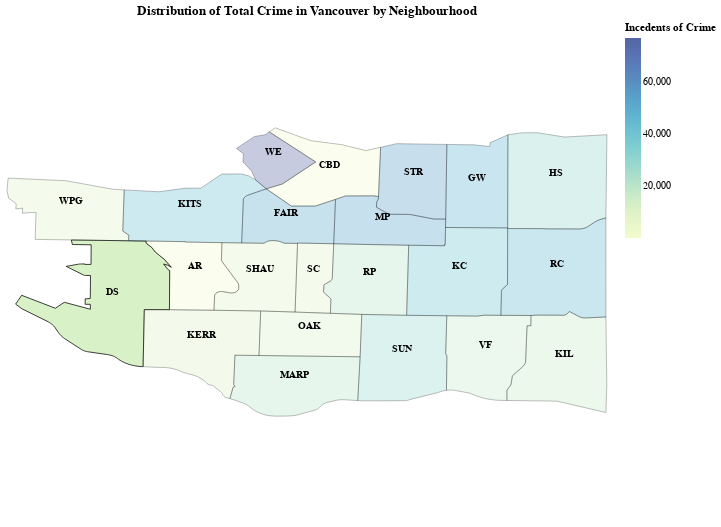

The notebook cell this image was saved under:
### Code cell
df = crime_data['Neighbourhood'].value_counts()
df = df.to_frame()
df = df.rename(columns={"Neighbourhood": "count"})
df = df.rename_axis('Neighbourhood').reset_index()
gdf = gpd.read_file(vancouver_url)

gdf = gdf.rename(columns={'name': 'Neighbourhood'})
gdf = gdf.merge(df, on='Neighbourhood')
neighbours = gdf['Neighbourhood'].unique() # get unique field values

selectNeighbourhood = alt.selection_single(
    name='Select', # name the selection 'Select'
    fields=['Neighbourhood'], # limit selection to the Major_Genre field
    init={'Neighbourhood': neighbours[0]}, # use first genre entry as initial value
    bind=alt.binding_select(options=neighbours) # bind to a menu of unique genre values
)
gdf_projected = gdf.to_crs("EPSG:32610")  # You can replace EPSG:32610 with an appropriate EPSG code for your area
gdf_projected["centroid"] = gdf_projected["geometry"].centroid
gdf_projected["centroid"] = gdf_projected["centroid"].to_crs(gdf.crs)
gdf["centroid_lng"] = gdf_projected["centroid"].apply(lambda point: point.x)
gdf["centroid_lat"] = gdf_projected["centroid"].apply(lambda point: point.y)


data  = alt.InlineData(values = gdf.__geo_interface__, #geopandas to geojson
                       # root object type is "FeatureCollection" but we need its features
                       format = alt.DataFormat(property='features',type='json')) 
data


base = alt.Chart(data).mark_geoshape(
    stroke='black',
    strokeWidth=1
).add_selection(
    selectNeighbourhood
).encode(
    color=alt.Color("properties.count:Q", title='Incedents of Crime'),
    tooltip=[
        alt.Tooltip('properties.Neighbourhood:N', title='Neighbourhood'),
        alt.Tooltip('properties.count:Q', title='Incedents of Crime')
    ],
    opacity=alt.condition(selectNeighbourhood, alt.value(0.75), alt.value(0.25), legend=None)
).transform_calculate(
    Neighbourhood='datum.properties.Neighbourhood'
).project(
    type='identity', reflectY=True
)


text_chart = alt.Chart(data).mark_text(
    align='center',
    baseline='middle',
    fontSize=10,
    fontWeight="bold",
    dy=-8  # Adjust the y-offset of the text labels if necessary
).encode(
    longitude='properties.centroid_lng:Q',
    latitude='properties.centroid_lat:Q',
    text='properties.mapid:N',  # Use the 'mapid' column for text
    tooltip=[
        alt.Tooltip('properties.Neighbourhood:N', title='Neighbourhood'),
        alt.Tooltip('properties.count:Q', title='Incedents of Crime')
    ]
)
map_with_mapid = base + text_chart
map_with_mapid = map_with_mapid.properties(
    height=500,
    width=600,
    title="Distribution of Total Crime in Vancouver by Neighbourhood"
)
map_with_mapid

### Figure 1 — Vega-Lite specification as saved in the notebook (floating-point values rounded to 4 significant figures; data arrays with more than 128 entries replaced by an {"elided": "..."} marker saying what was removed)
{"config": {"view": {"continuousWidth": 400, "continuousHeight": 300}}, "layer": [{"mark": {"type": "geoshape", "stroke": "black", "strokeWidth": 1}, "encoding": {"color": {"field": "properties.count", "title": "Incedents of Crime", "type": "quantitative"}, "opacity": {"condition": {"value": 0.75, "selection": "Select"}, "value": 0.25}, "tooltip": [{"field": "properties.Neighbourhood", "title": "Neighbourhood", "type": "nominal"}, {"field": "properties.count", "title": "Incedents of Crime", "type": "quantitative"}]}, "projection": {"reflectY": true, "type": "identity"}, "selection": {"Select": {"type": "single", "fields": ["Neighbourhood"], "init": {"Neighbourhood": "Dunbar-Southlands"}, "bind": {"input": "select", "options": ["Dunbar-Southlands", "Kerrisdale", "Killarney", "Kitsilano", "South Cambie", "Victoria-Fraserview", "Arbutus-Ridge", "Downtown", "Fairview", "Grandview-Woodland", "Hastings-Sunrise", "Marpole", "Riley Park", "Shaughnessy", "Strathcona", "West End", "Kensington-Cedar Cottage", "Mount Pleasant", "Oakridge", "Renfrew-Collingwood", "Sunset", "West Point Grey"]}}}, "transform": [{"calculate": "datum.properties.Neighbourhood", "as": "Neighbourhood"}]}, {"mark": {"type": "text", "align": "center", "baseline": "middle", "dy": -8, "fontSize": 10, "fontWeight": "bold"}, "encoding": {"latitude": {"field": "properties.centroid_lat", "type": "quantitative"}, "longitude": {"field": "properties.centroid_lng", "type": "quantitative"}, "text": {"field": "properties.mapid", "type": "nominal"}, "tooltip": [{"field": "properties.Neighbourhood", "title": "Neighbourhood", "type": "nominal"}, {"field": "properties.count", "title": "Incedents of Crime", "type": "quantitative"}]}}], "data": {"name": "data-9b1b7a42ce228ba430784762a3506f59", "format": {"property": "features", "type": "json"}}, "height": 500, "title": "Distribution of Total Crime in Vancouver by Neighbourhood", "width": 600, "$schema": "https://vega.github.io/schema/vega-lite/v4.17.0.json", "datasets": {"data-9b1b7a42ce228ba430784762a3506f59": {"type": "FeatureCollection", "features": [{"id": "0", "type": "Feature", "properties": {"Neighbourhood": "Dunbar-Southlands", "mapid": "DS", "count": 11198, "centroid_lng": -123.2, "centroid_lat": 49.24}, "geometry": {"type": "Polygon", "coordinates": {"elided": "1x111x2 float values"}}, "bbox": [-123.2, 49.22, -123.2, 49.26]}, {"id": "1", "type": "Feature", "properties": {"Neighbourhood": "Kerrisdale", "mapid": "KERR", "count": 11234, "centroid_lng": -123.2, "centroid_lat": 49.22}, "geometry": {"type": "Polygon", "coordinates": {"elided": "1x102x2 float values"}}, "bbox": [-123.2, 49.2, -123.1, 49.23]}, {"id": "2", "type": "Feature", "properties": {"Neighbourhood": "Killarney", "mapid": "KIL", "count": 16195, "centroid_lng": -123.0, "centroid_lat": 49.22}, "geometry": {"type": "Polygon", "coordinates": {"elided": "1x85x2 float values"}}, "bbox": [-123.1, 49.2, -123.0, 49.23]}, {"id": "3", "type": "Feature", "properties": {"Neighbourhood": "Kitsilano", "mapid": "KITS", "count": 41978, "centroid_lng": -123.2, "centroid_lat": 49.27}, "geometry": {"type": "Polygon", "coordinates": [[[-123.1, 49.28], [-123.1, 49.27], [-123.1, 49.27], [-123.1, 49.27], [-123.1, 49.27], [-123.1, 49.27], [-123.1, 49.27], [-123.1, 49.27], [-123.1, 49.27], [-123.1, 49.27], [-123.1, 49.27], [-123.1, 49.27], [-123.1, 49.27], [-123.1, 49.27], [-123.1, 49.27], [-123.1, 49.27], [-123.1, 49.27], [-123.1, 49.27], [-123.1, 49.26], [-123.2, 49.26], [-123.2, 49.26], [-123.2, 49.26], [-123.2, 49.26], [-123.2, 49.26], [-123.2, 49.27], [-123.2, 49.27], [-123.2, 49.28], [-123.2, 49.28], [-123.2, 49.28], [-123.1, 49.28], [-123.1, 49.28], [-123.1, 49.28], [-123.1, 49.28]]]}, "bbox": [-123.2, 49.26, -123.1, 49.28]}, {"id": "4", "type": "Feature", "properties": {"Neighbourhood": "South Cambie", "mapid": "SC", "count": 8676, "centroid_lng": -123.1, "centroid_lat": 49.25}, "geometry": {"type": "Polygon", "coordinates": [[[-123.1, 49.24], [-123.1, 49.23], [-123.1, 49.23], [-123.1, 49.26], [-123.1, 49.26], [-123.1, 49.26], [-123.1, 49.25], [-123.1, 49.25], [-123.1, 49.25], [-123.1, 49.25], [-123.1, 49.24], [-123.1, 49.24], [-123.1, 49.24], [-123.1, 49.24], [-123.1, 49.24], [-123.1, 49.24], [-123.1, 49.24], [-123.1, 49.24], [-123.1, 49.24], [-123.1, 49.24], [-123.1, 49.24], [-123.1, 49.24], [-123.1, 49.24], [-123.1, 49.24], [-123.1, 49.24], [-123.1, 49.24], [-123.1, 49.24], [-123.1, 49.24], [-123.1, 49.24], [-123.1, 49.24], [-123.1, 49.24], [-123.1, 49.24], [-123.1, 49.24], [-123.1, 49.24], [-123.1, 49.24], [-123.1, 49.24], [-123.1, 49.24], [-123.1, 49.24], [-123.1, 49.24], [-123.1, 49.24], [-123.1, 49.24], [-123.1, 49.24], [-123.1, 49.24], [-123.1, 49.24], [-123.1, 49.24], [-123.1, 49.24], [-123.1, 49.24], [-123.1, 49.24], [-123.1, 49.24], [-123.1, 49.24], [-123.1, 49.24], [-123.1, 49.24], [-123.1, 49.24], [-123.1, 49.24], [-123.1, 49.24], [-123.1, 49.24], [-123.1, 49.24], [-123.1, 49.24], [-123.1, 49.24], [-123.1, 49.24], [-123.1, 49.24]]]}, "bbox": [-123.1, 49.23, -123.1, 49.26]}, {"id": "5", "type": "Feature", "properties": {"Neighbourhood": "Victoria-Fraserview", "mapid": "VF", "count": 17232, "centroid_lng": -123.1, "centroid_lat": 49.22}, "geometry": {"type": "Polygon", "coordinates": {"elided": "1x70x2 float values"}}, "bbox": [-123.1, 49.2, -123.0, 49.23]}, {"id": "6", "type": "Feature", "properties": {"Neighbourhood": "Arbutus-Ridge", "mapid": "AR", "count": 1, "centroid_lng": -123.2, "centroid_lat": 49.25}, "geometry": {"type": "Polygon", "coordinates": {"elided": "1x107x2 float values"}}, "bbox": [-123.2, 49.23, -123.1, 49.26]}, {"id": "7", "type": "Feature", "properties": {"Neighbourhood": "Downtown", "mapid": "CBD", "count": 1, "centroid_lng": -123.1, "centroid_lat": 49.28}, "geometry": {"type": "Polygon", "coordinates": [[[-123.1, 49.29], [-123.1, 49.29], [-123.1, 49.29], [-123.1, 49.27], [-123.1, 49.27], [-123.1, 49.27], [-123.1, 49.27], [-123.1, 49.27], [-123.1, 49.27], [-123.1, 49.28], [-123.1, 49.28], [-123.1, 49.28], [-123.1, 49.29], [-123.1, 49.3], [-123.1, 49.29], [-123.1, 49.29]]]}, "bbox": [-123.1, 49.27, -123.1, 49.3]}, {"id": "8", "type": "Feature", "properties": {"Neighbourhood": "Fairview", "mapid": "FAIR", "count": 52482, "centroid_lng": -123.1, "centroid_lat": 49.26}, "geometry": {"type": "Polygon", "coordinates": [[[-123.1, 49.26], [-123.1, 49.27], [-123.1, 49.27], [-123.1, 49.27], [-123.1, 49.27], [-123.1, 49.27], [-123.1, 49.27], [-123.1, 49.27], [-123.1, 49.27], [-123.1, 49.27], [-123.1, 49.27], [-123.1, 49.27], [-123.1, 49.27], [-123.1, 49.27], [-123.1, 49.27], [-123.1, 49.27], [-123.1, 49.27], [-123.1, 49.27], [-123.1, 49.28], [-123.1, 49.27], [-123.1, 49.27], [-123.1, 49.27], [-123.1, 49.26], [-123.1, 49.26], [-123.1, 49.26], [-123.1, 49.26], [-123.1, 49.26], [-123.1, 49.26], [-123.1, 49.26], [-123.1, 49.26], [-123.1, 49.26], [-123.1, 49.26], [-123.1, 49.26], [-123.1, 49.26], [-123.1, 49.26], [-123.1, 49.26], [-123.1, 49.26], [-123.1, 49.26], [-123.1, 49.26], [-123.1, 49.26], [-123.1, 49.26], [-123.1, 49.26], [-123.1, 49.26], [-123.1, 49.26], [-123.1, 49.26], [-123.1, 49.26], [-123.1, 49.26], [-123.1, 49.26], [-123.1, 49.26], [-123.1, 49.26], [-123.1, 49.26], [-123.1, 49.26], [-123.1, 49.26], [-123.1, 49.26], [-123.1, 49.26], [-123.1, 49.26], [-123.1, 49.26], [-123.1, 49.26]]]}, "bbox": [-123.1, 49.26, -123.1, 49.28]}, {"id": "9", "type": "Feature", "properties": {"Neighbourhood": "Grandview-Woodland", "mapid": "GW", "count": 48142, "centroid_lng": -123.1, "centroid_lat": 49.28}, "geometry": {"type": "Polygon", "coordinates": [[[-123.1, 49.29], [-123.1, 49.29], [-123.1, 49.29], [-123.1, 49.29], [-123.1, 49.29], [-123.1, 49.26], [-123.1, 49.26], [-123.1, 49.27], [-123.1, 49.29]]]}, "bbox": [-123.1, 49.26, -123.1, 49.29]}, {"id": "10", "type": "Feature", "properties": {"Neighbourhood": "Hastings-Sunrise", "mapid": "HS", "count": 29653, "centroid_lng": -123.0, "centroid_lat": 49.28}, "geometry": {"type": "Polygon", "coordinates": [[[-123.1, 49.29], [-123.1, 49.29], [-123.0, 49.29], [-123.0, 49.29], [-123.0, 49.29], [-123.0, 49.29], [-123.0, 49.27], [-123.0, 49.27], [-123.0, 49.27], [-123.0, 49.27], [-123.0, 49.26], [-123.0, 49.26], [-123.0, 49.26], [-123.0, 49.26], [-123.0, 49.26], [-123.0, 49.26], [-123.0, 49.26], [-123.0, 49.26], [-123.0, 49.26], [-123.0, 49.26], [-123.0, 49.26], [-123.0, 49.26], [-123.0, 49.26], [-123.0, 49.26], [-123.0, 49.26], [-123.0, 49.26], [-123.0, 49.26], [-123.0, 49.26], [-123.0, 49.26], [-123.0, 49.26], [-123.0, 49.26], [-123.0, 49.26], [-123.0, 49.26], [-123.0, 49.26], [-123.1, 49.26], [-123.1, 49.26], [-123.1, 49.29]]]}, "bbox": [-123.1, 49.26, -123.0, 49.29]}, {"id": "11", "type": "Feature", "properties": {"Neighbourhood": "Marpole", "mapid": "MARP", "count": 21370, "centroid_lng": -123.1, "centroid_lat": 49.21}, "geometry": {"type": "Polygon", "coordinates": {"elided": "1x72x2 float values"}}, "bbox": [-123.1, 49.2, -123.1, 49.22]}, {"id": "12", "type": "Feature", "properties": {"Neighbourhood": "Riley Park", "mapid": "RP", "count": 20554, "centroid_lng": -123.1, "centroid_lat": 49.24}, "geometry": {"type": "Polygon", "coordinates": {"elided": "1x65x2 float values"}}, "bbox": [-123.1, 49.23, -123.1, 49.26]}, {"id": "13", "type": "Feature", "properties": {"Neighbourhood": "Shaughnessy", "mapid": "SHAU", "count": 8530, "centroid_lng": -123.1, "centroid_lat": 49.25}, "geometry": {"type": "Polygon", "coordinates": {"elided": "1x130x2 float values"}}, "bbox": [-123.2, 49.23, -123.1, 49.26]}, {"id": "14", "type": "Feature", "properties": {"Neighbourhood": "Strathcona", "mapid": "STR", "count": 54781, "centroid_lng": -123.1, "centroid_lat": 49.28}, "geometry": {"type": "Polygon", "coordinates": [[[-123.1, 49.29], [-123.1, 49.29], [-123.1, 49.29], [-123.1, 49.27], [-123.1, 49.27], [-123.1, 49.27], [-123.1, 49.27], [-123.1, 49.27], [-123.1, 49.27], [-123.1, 49.27], [-123.1, 49.27], [-123.1, 49.27], [-123.1, 49.27], [-123.1, 49.27], [-123.1, 49.27], [-123.1, 49.27], [-123.1, 49.27], [-123.1, 49.27], [-123.1, 49.27], [-123.1, 49.27], [-123.1, 49.27], [-123.1, 49.27], [-123.1, 49.27], [-123.1, 49.27], [-123.1, 49.27], [-123.1, 49.27], [-123.1, 49.27], [-123.1, 49.27], [-123.1, 49.27], [-123.1, 49.27], [-123.1, 49.27], [-123.1, 49.27], [-123.1, 49.29]]]}, "bbox": [-123.1, 49.27, -123.1, 49.29]}, {"id": "15", "type": "Feature", "properties": {"Neighbourhood": "West End", "mapid": "WE", "count": 76887, "centroid_lng": -123.1, "centroid_lat": 49.29}, "geometry": {"type": "Polygon", "coordinates": [[[-123.1, 49.28], [-123.1, 49.28], [-123.1, 49.28], [-123.1, 49.28], [-123.1, 49.29], [-123.1, 49.29], [-123.1, 49.29], [-123.1, 49.29], [-123.1, 49.29], [-123.1, 49.28], [-123.1, 49.28], [-123.1, 49.28]]]}, "bbox": [-123.1, 49.28, -123.1, 49.29]}, {"id": "16", "type": "Feature", "properties": {"Neighbourhood": "Kensington-Cedar Cottage", "mapid": "KC", "count": 40453, "centroid_lng": -123.1, "centroid_lat": 49.25}, "geometry": {"type": "Polygon", "coordinates": [[[-123.1, 49.26], [-123.1, 49.24], [-123.1, 49.24], [-123.1, 49.24], [-123.1, 49.24], [-123.1, 49.24], [-123.1, 49.24], [-123.1, 49.24], [-123.1, 49.24], [-123.1, 49.24], [-123.1, 49.24], [-123.1, 49.24], [-123.1, 49.24], [-123.1, 49.24], [-123.1, 49.24], [-123.1, 49.23], [-123.1, 49.23], [-123.1, 49.23], [-123.1, 49.23], [-123.1, 49.23], [-123.1, 49.26], [-123.1, 49.26], [-123.1, 49.26], [-123.1, 49.26], [-123.1, 49.26], [-123.1, 49.26], [-123.1, 49.26]]]}, "bbox": [-123.1, 49.23, -123.1, 49.26]}, {"id": "17", "type": "Feature", "properties": {"Neighbourhood": "Mount Pleasant", "mapid": "MP", "count": 53843, "centroid_lng": -123.1, "centroid_lat": 49.26}, "geometry": {"type": "Polygon", "coordinates": [[[-123.1, 49.27], [-123.1, 49.27], [-123.1, 49.27], [-123.1, 49.27], [-123.1, 49.27], [-123.1, 49.27], [-123.1, 49.27], [-123.1, 49.27], [-123.1, 49.27], [-123.1, 49.27], [-123.1, 49.27], [-123.1, 49.27], [-123.1, 49.27], [-123.1, 49.27], [-123.1, 49.27], [-123.1, 49.27], [-123.1, 49.27], [-123.1, 49.27], [-123.1, 49.27], [-123.1, 49.27], [-123.1, 49.27], [-123.1, 49.27], [-123.1, 49.27], [-123.1, 49.27], [-123.1, 49.27], [-123.1, 49.27], [-123.1, 49.27], [-123.1, 49.27], [-123.1, 49.27], [-123.1, 49.27], [-123.1, 49.26], [-123.1, 49.26], [-123.1, 49.26], [-123.1, 49.26], [-123.1, 49.26], [-123.1, 49.26], [-123.1, 49.27], [-123.1, 49.27], [-123.1, 49.27], [-123.1, 49.27], [-123.1, 49.27], [-123.1, 49.27], [-123.1, 49.27]]]}, "bbox": [-123.1, 49.26, -123.1, 49.27]}, {"id": "18", "type": "Feature", "properties": {"Neighbourhood": "Oakridge", "mapid": "OAK", "count": 12937, "centroid_lng": -123.1, "centroid_lat": 49.23}, "geometry": {"type": "Polygon", "coordinates": [[[-123.1, 49.23], [-123.1, 49.22], [-123.1, 49.22], [-123.1, 49.23], [-123.1, 49.23], [-123.1, 49.23]]]}, "bbox": [-123.1, 49.22, -123.1, 49.23]}, {"id": "19", "type": "Feature", "properties": {"Neighbourhood": "Renfrew-Collingwood", "mapid": "RC", "count": 45483, "centroid_lng": -123.0, "centroid_lat": 49.25}, "geometry": {"type": "Polygon", "coordinates": {"elided": "1x84x2 float values"}}, "bbox": [-123.1, 49.23, -123.0, 49.27]}, {"id": "20", "type": "Feature", "properties": {"Neighbourhood": "Sunset", "mapid": "SUN", "count": 28492, "centroid_lng": -123.1, "centroid_lat": 49.22}, "geometry": {"type": "Polygon", "coordinates": [[[-123.1, 49.2], [-123.1, 49.22], [-123.1, 49.23], [-123.1, 49.23], [-123.1, 49.23], [-123.1, 49.22], [-123.1, 49.22], [-123.1, 49.21], [-123.1, 49.21], [-123.1, 49.21], [-123.1, 49.21], [-123.1, 49.21], [-123.1, 49.21], [-123.1, 49.21], [-123.1, 49.21], [-123.1, 49.21], [-123.1, 49.21], [-123.1, 49.2], [-123.1, 49.2], [-123.1, 49.2], [-123.1, 49.2], [-123.1, 49.2], [-123.1, 49.2], [-123.1, 49.2], [-123.1, 49.2], [-123.1, 49.2], [-123.1, 49.2], [-123.1, 49.2], [-123.1, 49.2], [-123.1, 49.2], [-123.1, 49.2], [-123.1, 49.2], [-123.1, 49.2]]]}, "bbox": [-123.1, 49.2, -123.1, 49.23]}, {"id": "21", "type": "Feature", "properties": {"Neighbourhood": "West Point Grey", "mapid": "WPG", "count": 9389, "centroid_lng": -123.2, "centroid_lat": 49.27}, "geometry": {"type": "Polygon", "coordinates": [[[-123.2, 49.28], [-123.2, 49.28], [-123.2, 49.28], [-123.2, 49.27], [-123.2, 49.27], [-123.2, 49.26], [-123.2, 49.26], [-123.2, 49.26], [-123.2, 49.26], [-123.2, 49.26], [-123.2, 49.27], [-123.2, 49.27], [-123.2, 49.27], [-123.2, 49.27], [-123.2, 49.27], [-123.2, 49.27], [-123.2, 49.27], [-123.2, 49.27], [-123.2, 49.27], [-123.2, 49.28], [-123.2, 49.28]]]}, "bbox": [-123.2, 49.26, -123.2, 49.28]}], "bbox": [-123.2, 49.2, -123.0, 49.3]}}}
